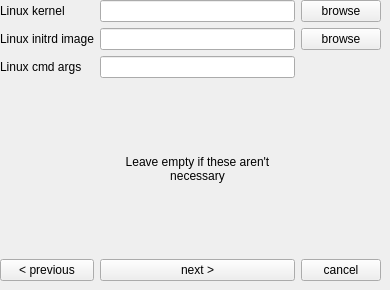
   <widget class="QWidget" name="page_10">
    <widget class="QWidget" name="gridLayoutWidget_10">
     <property name="geometry">
      <rect>
       <x>0</x>
       <y>0</y>
       <width>381</width>
       <height>281</height>
      </rect>
     </property>
     <layout class="QGridLayout" name="gridLayout_10">
      <item row="4" column="1">
       <widget class="QPushButton" name="btn_next7">
        <property name="text">
         <string>next &gt;</string>
        </property>
       </widget>
      </item>
      <item row="1" column="0">
       <widget class="QLabel" name="lbl_initrd">
        <property name="text">
         <string>Linux initrd image</string>
        </property>
       </widget>
      </item>
      <item row="1" column="1">
       <widget class="QLineEdit" name="le_initrd"/>
      </item>
      <item row="0" column="1">
       <widget class="QLineEdit" name="le_kernel"/>
      </item>
      <item row="0" column="2">
       <widget class="QPushButton" name="btn_kernel">
        <property name="text">
         <string>browse</string>
        </property>
       </widget>
      </item>
      <item row="1" column="2">
       <widget class="QPushButton" name="btn_initrd">
        <property name="text">
         <string>browse</string>
        </property>
       </widget>
      </item>
      <item row="0" column="0">
       <widget class="QLabel" name="lbl_kernel">
        <property name="text">
         <string>Linux kernel</string>
        </property>
       </widget>
      </item>
      <item row="4" column="2">
       <widget class="QPushButton" name="btn_cancel7">
        <property name="text">
         <string>cancel</string>
        </property>
       </widget>
      </item>
      <item row="4" column="0">
       <widget class="QPushButton" name="btn_prev7">
        <property name="text">
         <string>&lt; previous</string>
        </property>
       </widget>
      </item>
      <item row="2" column="0">
       <widget class="QLabel" name="lbl_cmd">
        <property name="text">
         <string>Linux cmd args</string>
        </property>
       </widget>
      </item>
      <item row="2" column="1">
       <widget class="QLineEdit" name="le_cmd"/>
      </item>
      <item row="3" column="1">
       <widget class="QLabel" name="lbl_leave">
        <property name="text">
         <string>Leave empty if these aren't necessary</string>
        </property>
        <property name="alignment">
         <set>Qt::AlignCenter</set>
        </property>
        <property name="wordWrap">
         <bool>true</bool>
        </property>
       </widget>
      </item>
     </layout>
    </widget>
   </widget>
